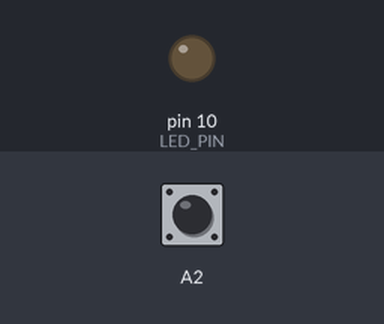
This sketch was run on a simulated Arduino Uno, built with avr-gcc and run on an emulated ATmega328P. Shown: output pins drawn as LEDs (lit = HIGH). Dashed ring = blinking. The inputs (shaded band) are chosen by the test bench; at power-on: A2 HIGH.

Above: at 1.0 s.
At 2.5 s:
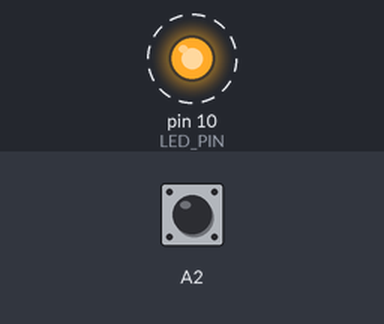
Timing chart, 0 to 4.6 s (numbered marks = the images above):
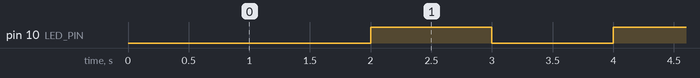

Measured:
- by itself, pin 10 (LED_PIN): alternates HIGH for 1.0 s and LOW for 1.0 s

The sketch:

ex2.ino
```cpp
//EXERCÍCIO 01, 2


//piscar a cada segundo, e parar com o LED aceso se o usuário pressionar o botão
//versão usando millis, em vez de delay

//por algum motivo, no meu arduíno HIGH deixa o LED apagado, LOW deixa o LED aceso,
// e !digitalRead(A2) significa que o botão A2 foi apertado

#define LED_PIN 10

//o tempo de piscar em milissegundos
#define BLINK_TIME 1000

void setup() {
  // put your setup code here, to run once:

  // Enable pin 13 for digital output
  pinMode(LED_PIN, OUTPUT);

  pinMode(5, INPUT);
  pinMode(A2, INPUT_PULLUP);

}

unsigned long int old = millis();
bool LED_State = true;

void loop() {
  // put your main code here, to run repeatedly:
  unsigned long int now = millis();
  if(now >= old + BLINK_TIME)
  {
    old = now;
    LED_State = !LED_State;
    digitalWrite(LED_PIN, LED_State);
  }

  int but = digitalRead(A2);
  if(!but)
  {
    digitalWrite(LED_PIN, LOW);
    while(1);
  }

}
```
